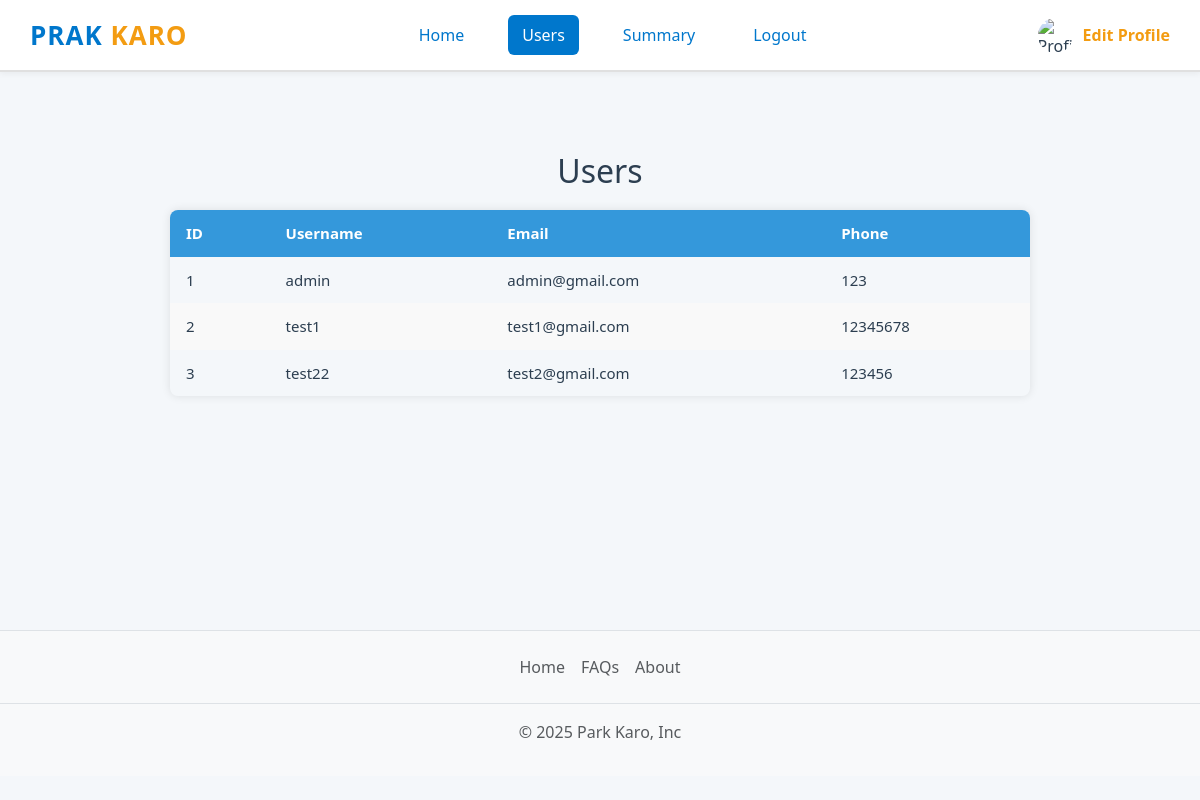
The app's page /admin/users (signed in) with its own data.
### application/database.py (models this page shows)
class User(db.Model):
    id = db.Column(db.Integer, primary_key=True)
    name=db.Column(db.String(100), nullable=False)
    email = db.Column(db.String(120), unique=True, nullable=False)
    phone_number = db.Column(db.String(15), nullable=False)
    password = db.Column(db.String(200), nullable=False)
    role = db.Column(db.String(10), nullable=False, default='user')

### application/controllers.py (the view)
    @app.route('/admin/users',methods=['GET'])
    @login_required(role='admin')
    def users():
        if 'email' not in session:
            return redirect(url_for('login'))
        users = User.query.all()
        return render_template('users.html', users=users,admin=User.query.get(1))

### templates/users.html (shortened to what this page needs)
{% extends 'base.html' %}
{% block head %}
<link rel="stylesheet" href="{{ url_for('static', filename='css/users.css') }}">
{% endblock %}
{% block content %}
<header>
    <div class="top-bar">
    <div class="logo-container">
    <span class="logo-text">PrAk <span class="highlight">KaRo</span></span>
</div>
    <nav>
        <nav>
    <a href="{{ url_for('admin_dashboard') }}" class="{% if request.endpoint == 'admin_dashboard' %}active{% endif %}">Home</a>
    <a href="{{ url_for('users') }}" class="{% if request.endpoint == 'users' %}active{% endif %}">Users</a>
    <a href="{{ url_for('admin_summary') }}" class="{% if request.endpoint == 'admin_summary' %}active{% endif %}">Summary</a>
    <a href="{{ url_for('logout') }}">Logout</a>
</nav>
    </nav>
    <div class="right-controls">
        <img src="https://cdn-icons-png.flaticon.com/512/149/149071.png"
             alt="Profile" class="profile-icon"
             data-bs-toggle="modal" data-bs-target="#profileModal">
        <a href="{{url_for('edit_profile',user_id=1)}}" class="edit-profile">Edit Profile</a>
    </div>
</div>
</header>
<main>
{% if users %}
<div class="users-container">
    <h2>Users</h2>
    <table class="user-table">
        <thead>
            <tr>
                <th>ID</th>
                <th>Username</th>
                <th>Email</th>
                <th>Phone</th>
            </tr>
        </thead>
        <tbody>
            {% for user in users %}
            <tr>
                <td>{{ user.id }}</td>
                <td>{{ user.name }}</td>
                <td>{{ user.email }}</td>
                <td>{{ user.phone_number }}</td>
            </tr>
            {% endfor %}
        </tbody>
    </table>
</div>
{% else %}
<p>No user preesent</p>
{% endif %}
</main>
<footer class="py-3 my-4">
    <ul class="nav justify-content-center border-bottom pb-3 mb-3">
      <li class="nav-item"><a href="{{url_for('admin_dashboard')}}" class="nav-link px-2 text-muted">Home</a></li>
      <li class="nav-item"><a href="#" class="nav-link px-2 text-muted">FAQs</a></li>
      <li class="nav-item"><a href="#" class="nav-link px-2 text-muted">About</a></li>
    </ul>
    <p class="text-center text-muted">© 2025 Park Karo, Inc</p>
  </footer>
{% endblock %}

### static/css/base.css (style rules this page uses)
body.layout-wrapper { min-height: 100vh; display: flex; flex-direction: column; margin: 0; }
main { flex: 1; padding-bottom: 30px; }
footer { background-color: #f8f9fa; padding: 20px 0; margin-top: auto; text-align: center; border-top: 1px solid #dee2e6; }

### static/css/users.css (style rules this page uses)
body { font-family: 'Segoe UI', Tahoma, Geneva, Verdana, sans-serif; background-color: #f4f7fa; margin: 0; padding: 0; color: #2c3e50; }
h2 { margin: 20px 0; text-align: center; color: #2c3e50; }
.top-bar { background-color: #ffffff; padding: 15px 30px; display: flex; justify-content: space-between; align-items: center; border-bottom: 2px solid #e0e0e0; box-shadow: 0 2px 6px rgba(0, 0, 0, 0.05); }
.profile-icon { width: 40px; height: 40px; border-radius: 50%; cursor: pointer; }
nav a { margin: 0 10px; padding: 8px 14px; text-decoration: none; color: #0077cc; border-radius: 6px; transition: background-color 0.3s; font-weight: 500; }
nav a.active { background-color: #0077cc; color: white; }
.edit-profile { color: #f39c12; text-decoration: none; font-weight: bold; }
.logo-container { display: flex; align-items: center; }
.top-bar { display: flex; justify-content: space-between; align-items: center; flex-wrap: wrap; padding: 15px 30px; background-color: #ffffff; border-bottom: 2px solid #e0e0e0; box-shadow: 0 2px 6px rgba(0, 0, 0, 0.05); }
nav { display: flex; gap: 10px; flex-wrap: wrap; }
.right-controls { display: flex; align-items: center; gap: 10px; }
.logo-text { font-size: 26px; font-weight: 700; font-family: 'Segoe UI', Tahoma, Geneva, Verdana, sans-serif; color: #0077cc; letter-spacing: 1px; text-transform: uppercase; }
.logo-text .highlight { color: #f39c12; }
.users-container { max-width: 900px; margin: 40px auto; padding: 20px; font-family: 'Segoe UI', Tahoma, Geneva, Verdana, sans-serif; }
.users-container h2 { text-align: center; color: #2c3e50; margin-bottom: 20px; }
.user-table { width: 100%; border-collapse: collapse; box-shadow: 0 0 10px rgba(0, 0, 0, 0.1); overflow: hidden; border-radius: 8px; }
.user-table thead { background-color: #3498db; color: #fff; }
.user-table th, .user-table td { padding: 12px 16px; text-align: left; font-size: 15px; }
.user-table tbody tr:nth-child(even) { background-color: #f9f9f9; }
.profile-icon { width: 35px; height: 35px; border-radius: 50%; cursor: pointer; }

### records on screen
User: id "1", name "admin", email "admin@gmail.com", phone_number "123"
User: id "2", name "test1", email "test1@gmail.com", phone_number "12345678"
User: id "3", name "test22", email "test2@gmail.com", phone_number "123456"
